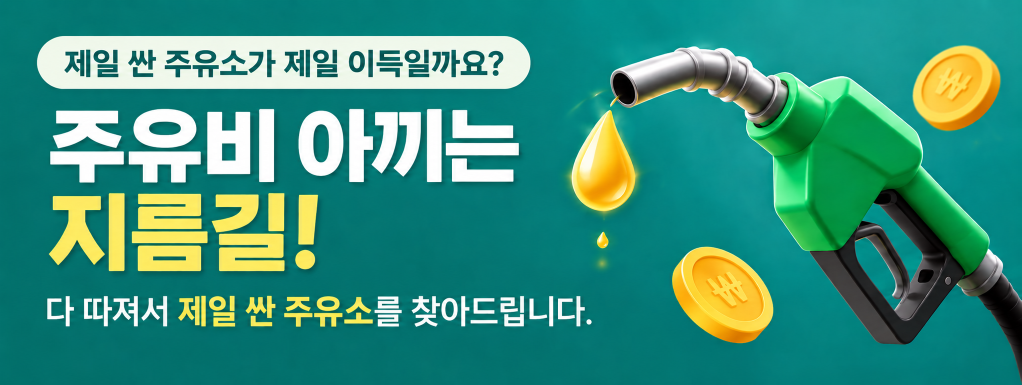
#> input picture assets/hero-src.png, 2043 x 770 px (shown at 1/2 size)
$ python build_images.py
#> lines starting #> are read from the running program, lines starting #| are printed output that depends on the picture
#!/usr/bin/env python3
# -*- coding: utf-8 -*-
"""
머리 띠와 공유 카드 그림 만들기
================================
실행:  python build_images.py

  assets/hero-src.png  (원본 띠 그림)
      -> img/hero.webp   머리 띠 (가벼운 형식)
      -> img/hero.jpg    머리 띠 (웹피를 못 읽는 곳용)
      -> img/og.jpg      카톡·블로그 링크 카드용 1200x630

★ 그림은 반드시 img/ 에 넣는다.
  api/ 는 build_data.py 가 매일 통째로 지웠다가 다시 만든다.
  거기 두면 다음 날 아침에 사라진다(2026-09-23 실제로 겪었다).

★ 공유 카드는 '여백'이 핵심이다.
  카톡·블로그·페북이 카드 그림을 보여주는 비율이 저마다 다르다.
  1.91:1 로 딱 맞춰 만들어두면, 조금 더 정사각형에 가까운 곳에서는
  가운데만 잘라 쓰기 때문에 양옆 글자가 먹힌다.
  그래서 띠를 폭의 86% 로 줄여 가운데 놓고, 남는 자리는 띠의 가장자리
  색을 늘려 채운다. 좌우로 10% 씩 잘려도 글자가 그대로 남는다.

★ progressive(흐릿하게 나타났다 또렷해지는 방식)로 저장하지 않는다.
  미리보기 수집기 중에 그 형식을 못 읽는 것이 있다.
"""

import sys as _s
try: _s.stdout.reconfigure(encoding="utf-8", errors="replace")
except Exception: pass

import os
from PIL import Image

HERE = os.path.dirname(os.path.abspath(__file__))
ROOT = os.path.dirname(HERE)

SRC = os.path.join(ROOT, "assets", "hero-src.png")
OUT = os.path.join(ROOT, "img")

# 모든 페이지 맨 아래에 붙는 형제 사이트 배너.
# 원본이 1.7MB 짜리 그림이라 그대로 쓰면 모든 페이지가 3MB 씩 무거워진다.
# 둘을 나란히 놓으면 휴대폰에서 한 장이 190px 이라 600px 이면 넉넉하다.
# 2026-09-28 정부지원금찾기 그림을 최종4 로 바꿨다(사용자가 심야약국과 같은 비율로 다시 만듦).
PROMO = [("정부지원금찾기-최종4.png", "promo-gov.jpg"),
         ("24시 심야약국.png", "promo-pharm.jpg")]
PROMO_W = 600
# 두 배너는 나란히 놓이고 높이가 그림 비율대로 정해진다(height:auto). 비율이 다르면
# 한쪽만 높아져 아래 글씨 줄이 어긋난다 - 16:9 로 맞춰 자른다.
# 위를 덜 자른다(TOP) - 제목 글씨가 위쪽에 있다. 16:9 보다 높은 그림만 잘린다
# (최종4 는 심야약국과 같은 1.79:1 이라 자르지 않는다).
PROMO_RATIO = 16 / 9
PROMO_TOP = 0.34

HERO_W = 1200                 # 머리 띠 가로 (휴대폰에서 2배로 봐도 충분하다)
OG_W, OG_H = 1200, 630        # 카톡 큰 카드 규격 (1.91:1)
# 띠가 카드 폭에서 차지하는 비율. 나머지가 여백이 된다.
# 0.82 면 좌우 여백이 108px(9%) 씩 생긴다. 미리보기 상자가 1.5:1 까지
# 좁아져도(양옆 10.5% 씩 잘림) 글자가 살아남는 값이다. 실제로 잘라 확인했다.
OG_FILL = 0.82


def edge_extend(art, w, h):
    """띠를 가운데 놓고, 남는 자리를 띠의 가장자리 색으로 늘려 채운다.

    바탕이 단색에 가까운 그라데이션이라 가장자리를 늘리면 이어 붙인 티가 안 난다.
    단색으로 칠하면 그라데이션과 어긋나 경계선이 보인다."""
    aw, ah = art.size
    x0, y0 = (w - aw) // 2, (h - ah) // 2
    canvas = Image.new("RGB", (w, h))
    canvas.paste(art, (x0, y0))

    # 좌우 - 띠의 첫 칸 / 끝 칸을 옆으로 늘린다
    if x0 > 0:
        canvas.paste(art.crop((0, 0, 1, ah)).resize((x0, ah)), (0, y0))
        canvas.paste(art.crop((aw - 1, 0, aw, ah)).resize((w - x0 - aw, ah)),
                     (x0 + aw, y0))
    # 위아래 - 좌우를 채운 뒤의 한 줄을 통째로 늘린다
    if y0 > 0:
        band = canvas.crop((0, y0, w, y0 + 1))
        canvas.paste(band.resize((w, y0)), (0, 0))
        band = canvas.crop((0, y0 + ah - 1, w, y0 + ah))
        canvas.paste(band.resize((w, h - y0 - ah)), (0, y0 + ah))
    return canvas


def save_jpg(im, path, quality=86):
    # progressive=False : 한 번에 그리는 방식. 미리보기 수집기가 확실히 읽는다.
    im.convert("RGB").save(path, "JPEG", quality=quality, optimize=True,
                           progressive=False, subsampling=0)


def main():
    if not os.path.exists(SRC):
        raise SystemExit(f"원본 그림이 없습니다: {SRC}")
    os.makedirs(OUT, exist_ok=True)

    src = Image.open(SRC).convert("RGB")
#> src is the input picture: PIL image 2043x770 RGB; mean R, G, B 56.7, 145.2, 125.8
    ratio = src.width / src.height
#> ratio = 2.65

    # ── 머리 띠 ──────────────────────────────────────────────
    hero = src.resize((HERO_W, round(HERO_W / ratio)), Image.LANCZOS)
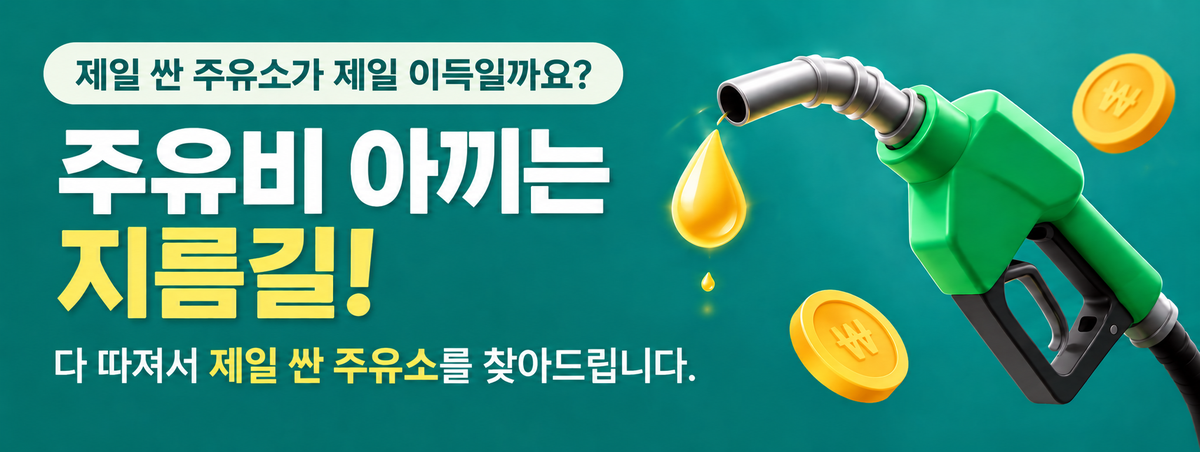
#> hero: PIL image 1200x452 RGB; mean R, G, B 56.7, 145.1, 125.8
    hero.save(os.path.join(OUT, "hero.webp"), "WEBP", quality=82, method=6)
    save_jpg(hero, os.path.join(OUT, "hero.jpg"))

    # ── 공유 카드 ────────────────────────────────────────────
    art_w = round(OG_W * OG_FILL)
    art = src.resize((art_w, round(art_w / ratio)), Image.LANCZOS)
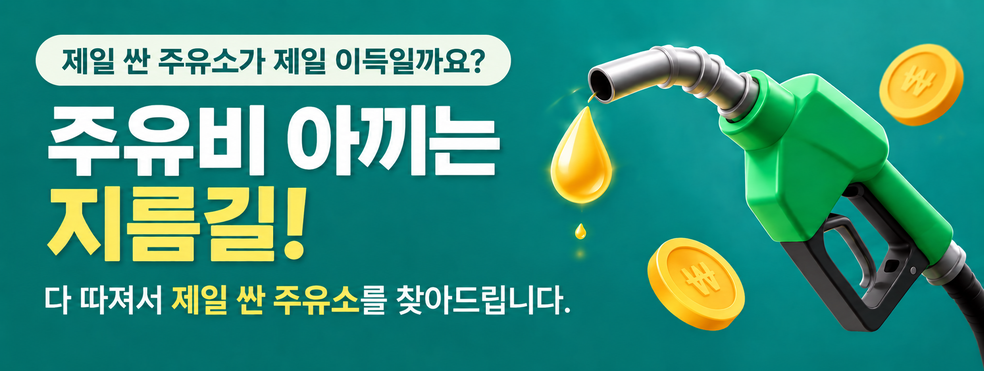
#> art: PIL image 984x371 RGB; mean R, G, B 56.7, 145.1, 125.8
    og = edge_extend(art, OG_W, OG_H)
#> in edge_extend, `canvas = Image.new("RGB", (w, h))`: canvas: PIL image 1200x630 RGB; every value is 0
#> in edge_extend, `canvas.paste(art.crop((aw - 1, 0, aw, ah)).resize((w - x0 - aw, ah)), ..`:
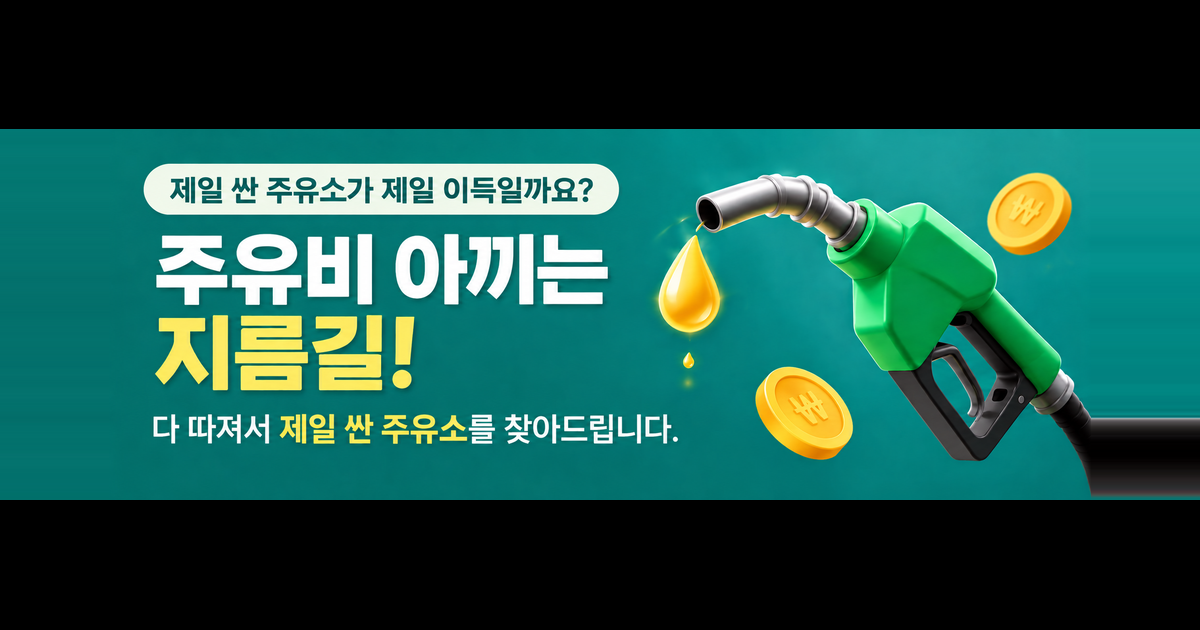
#> canvas: PIL image 1200x630 RGB; mean R, G, B 28.1, 82.3, 72.6
#> in edge_extend, `canvas.paste(band.resize((w, y0)), (0, 0))`:
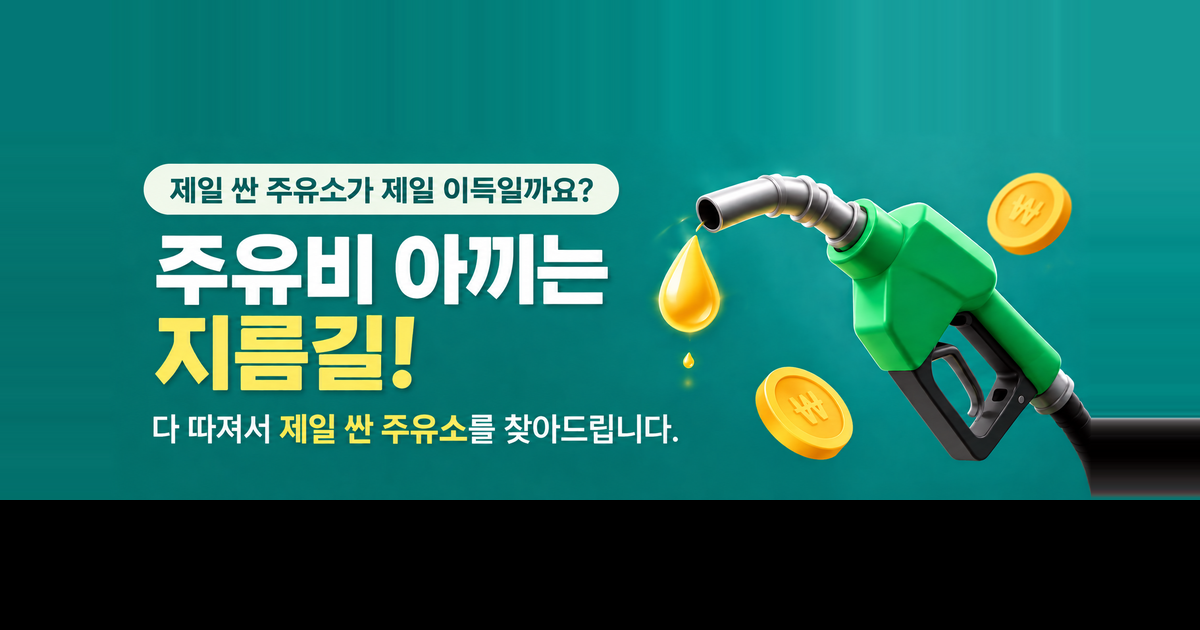
#> canvas: PIL image 1200x630 RGB; mean R, G, B 29.8, 110.3, 99.8
#> in edge_extend, `canvas.paste(band.resize((w, h - y0 - ah)), (0, y0 + ah))`:
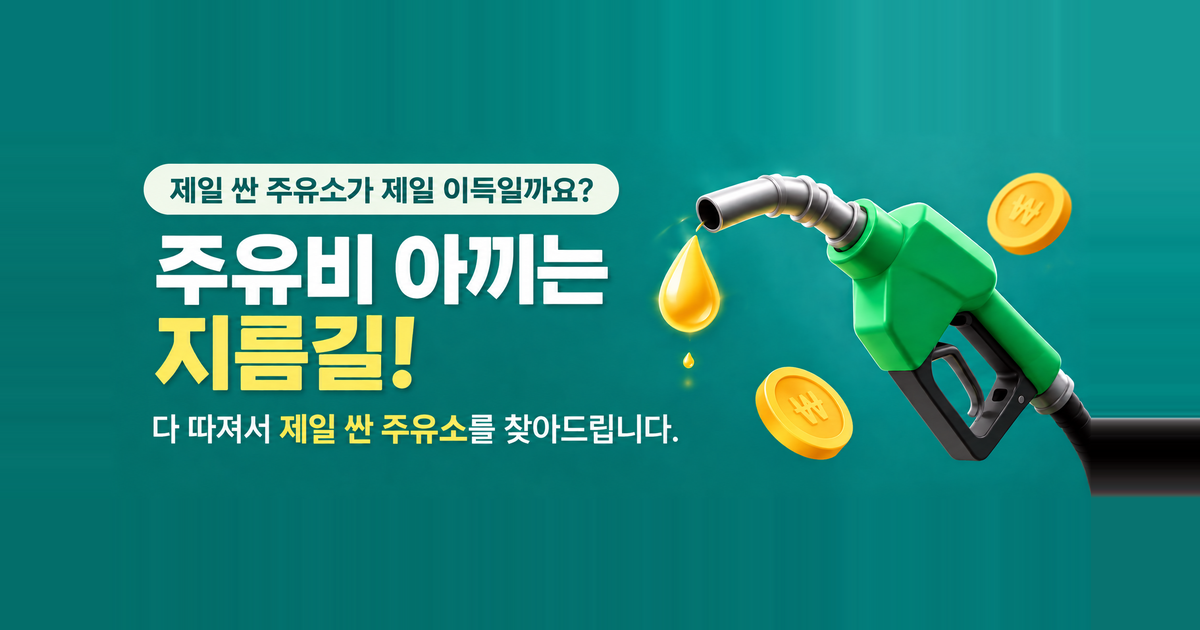
#> canvas: PIL image 1200x630 RGB; mean R, G, B 30.4, 133.9, 122.8
    save_jpg(og, os.path.join(OUT, "og.jpg"))

    # ── 형제 사이트 배너 ────────────────────────────────────
    made = ["hero.webp", "hero.jpg", "og.jpg"]
    for src_name, out_name in PROMO:
        src_path = os.path.join(ROOT, "assets", src_name)
        if not os.path.exists(src_path):
            print(f"  [건너뜀] assets/{src_name} 가 없습니다")
            continue
        im = Image.open(src_path).convert("RGB")
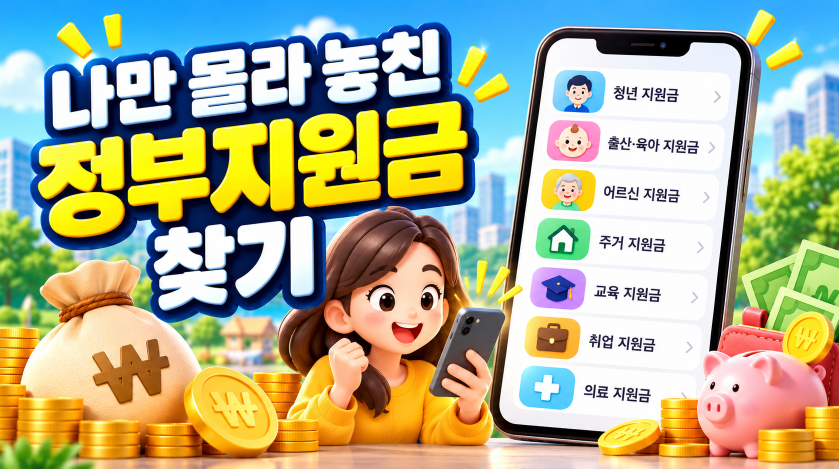
#> input picture assets/정부지원금찾기-최종4.png, 1678 x 937 px (shown at 1/2 size)
#> im is the input picture: PIL image 1678x937 RGB; mean R, G, B 172, 173.7, 142.3
        want_h = round(im.width / PROMO_RATIO)
#> want_h = 944
        if im.height - want_h > 4:          # 16:9 보다 높으면 위아래를 잘라 맞춘다
            cut = im.height - want_h
            top = round(cut * PROMO_TOP)
            im = im.crop((0, top, im.width, top + want_h))
        w = PROMO_W
        im = im.resize((w, round(w * im.height / im.width)), Image.LANCZOS)
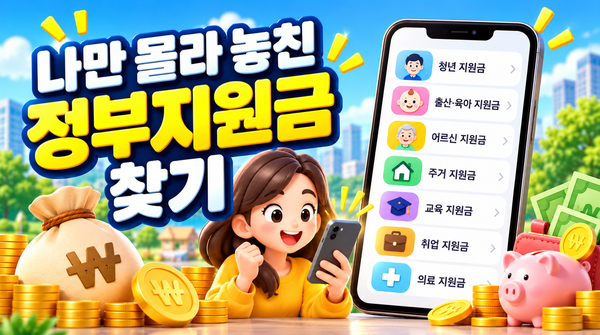
#> im: PIL image 600x335 RGB; mean R, G, B 172, 173.6, 142.2
        save_jpg(im, os.path.join(OUT, out_name), quality=80)
        made.append(out_name)
#> pass 2 of the loop in main, `for src_name, out_name in PROMO:`:
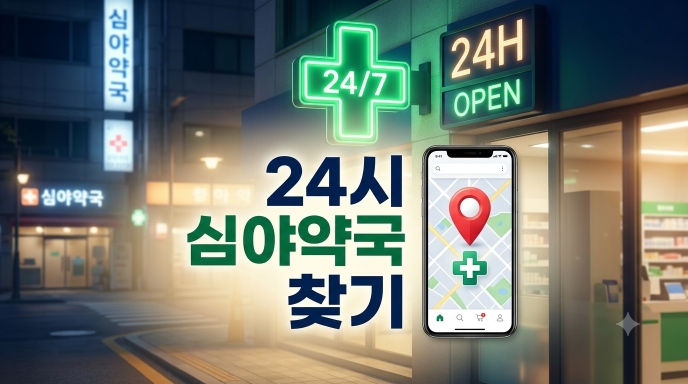
#> input picture assets/24시 심야약국.png, 1376 x 768 px (shown at 1/2 size)
#> in main, `im = im.resize((w, round(w * im.height / im.width)), Image.LANCZOS)`:
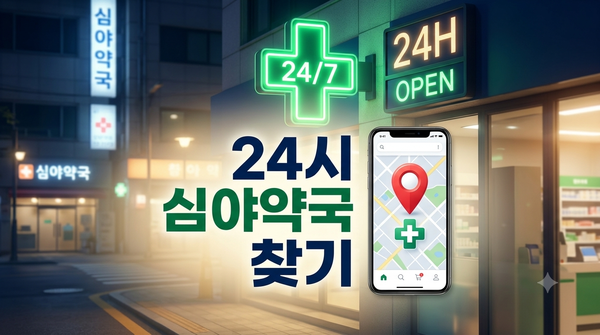
#> im: PIL image 600x335 RGB; mean R, G, B 112.5, 121, 111.4

    side = (OG_W - art_w) // 2
    print("만든 그림")
    for name in made:
        p = os.path.join(OUT, name)
        im = Image.open(p)
#> im: PIL image 1200x452 RGB
        print(f"  {name:10s} {im.size[0]}x{im.size[1]}  "
              f"{os.path.getsize(p)/1024:,.0f}KB")
#|   hero.webp  1200x452  41KB
#> pass 2 of the loop in main, `for name in made:`:
#> in main, `im = Image.open(p)`:
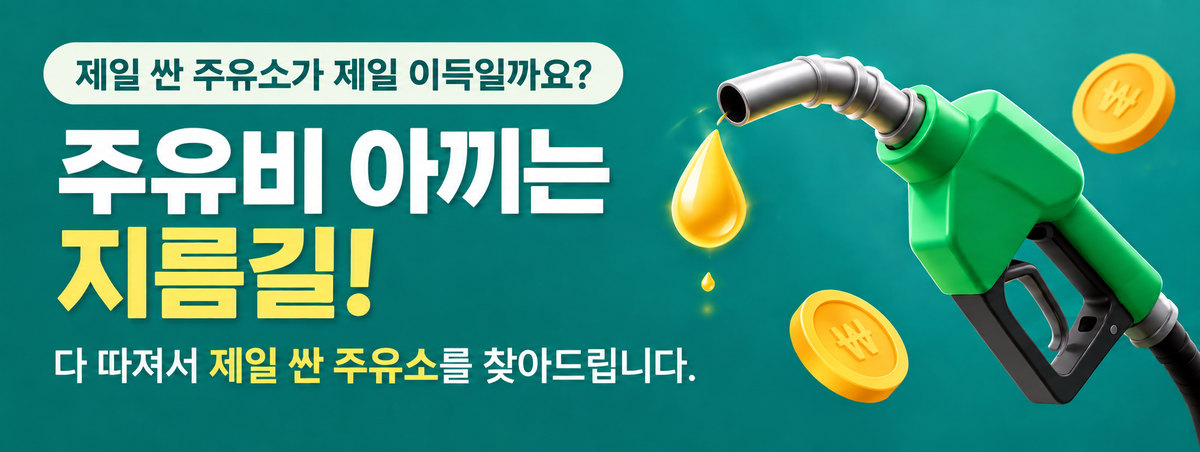
#> im: PIL image 1200x452 RGB; mean R, G, B 56.7, 145.1, 125.8
#|   hero.jpg   1200x452  111KB
    print(f"\n공유 카드 좌우 여백 {side}px ({side/OG_W:.0%}) - "
          f"양옆이 그만큼 잘려도 글자가 남습니다")


if __name__ == "__main__":
    main()
